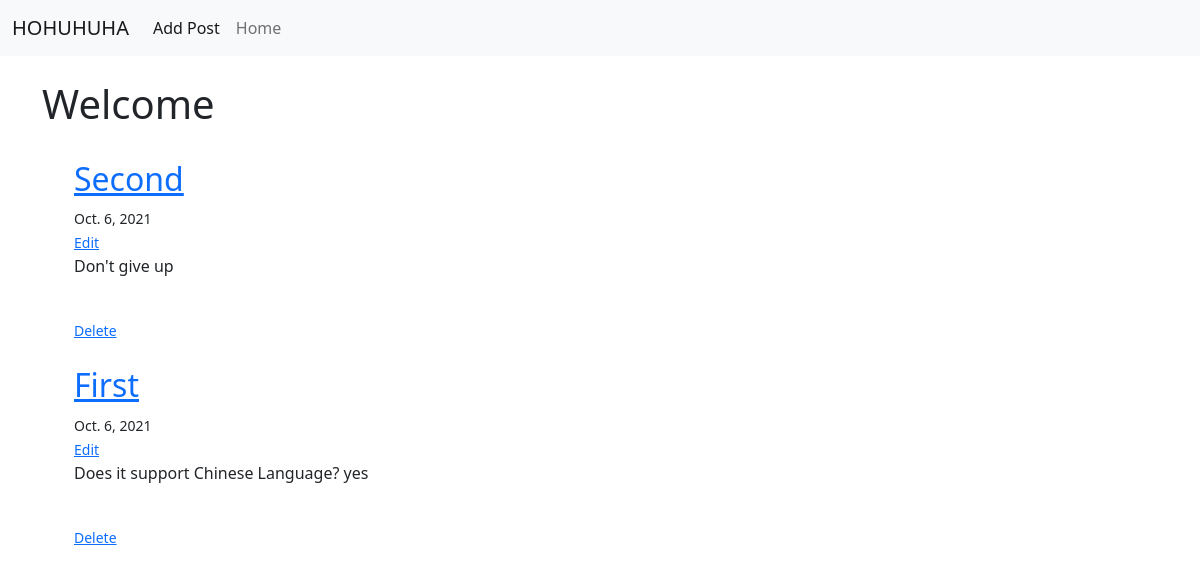
The page / on the database its author committed.
### theblog/models.py (models this page shows, shortened)
class Post(models.Model):
	title = models.CharField(max_length=255)
	author = models.ForeignKey(User, on_delete=models.CASCADE)
	body = models.TextField()
	post_date = models.DateField(auto_now_add=True)

### theblog/views.py (the view)
# urls.py: path('', HomeView.as_view(), name="home"),
class HomeView(ListView):
	model = Post
	template_name = 'home.html'
	ordering = ['-post_date', '-id']

### theblog/templates/home.html
{% extends 'base.html' %}
{% block content %}
	<h1>Welcome</h1><br/>
	<ul>
		{% for post in object_list %}
			<h2><a href="{% url 'article-detail' post.pk %}">{{ post.title }}</a></h2>
			<small>{{ post.post_date }}</small><br/>
			<small>
				<a href="{% url 'update_post' post.pk %}">Edit</a><br/></small>
			<p>{{ post.body }}</p><br/>
			<small>
			<a href="{% url 'delete_post' post.pk %}">Delete</a>
			</small><br/><br/>
		{% endfor %}
	</ul>
{% endblock %}

### rows shown on the page
Post: title "Second", post_date "Oct. 6, 2021", body "Don't give up"
Post: title "First", post_date "Oct. 6, 2021", body "Does it support Chinese Language? yes"
